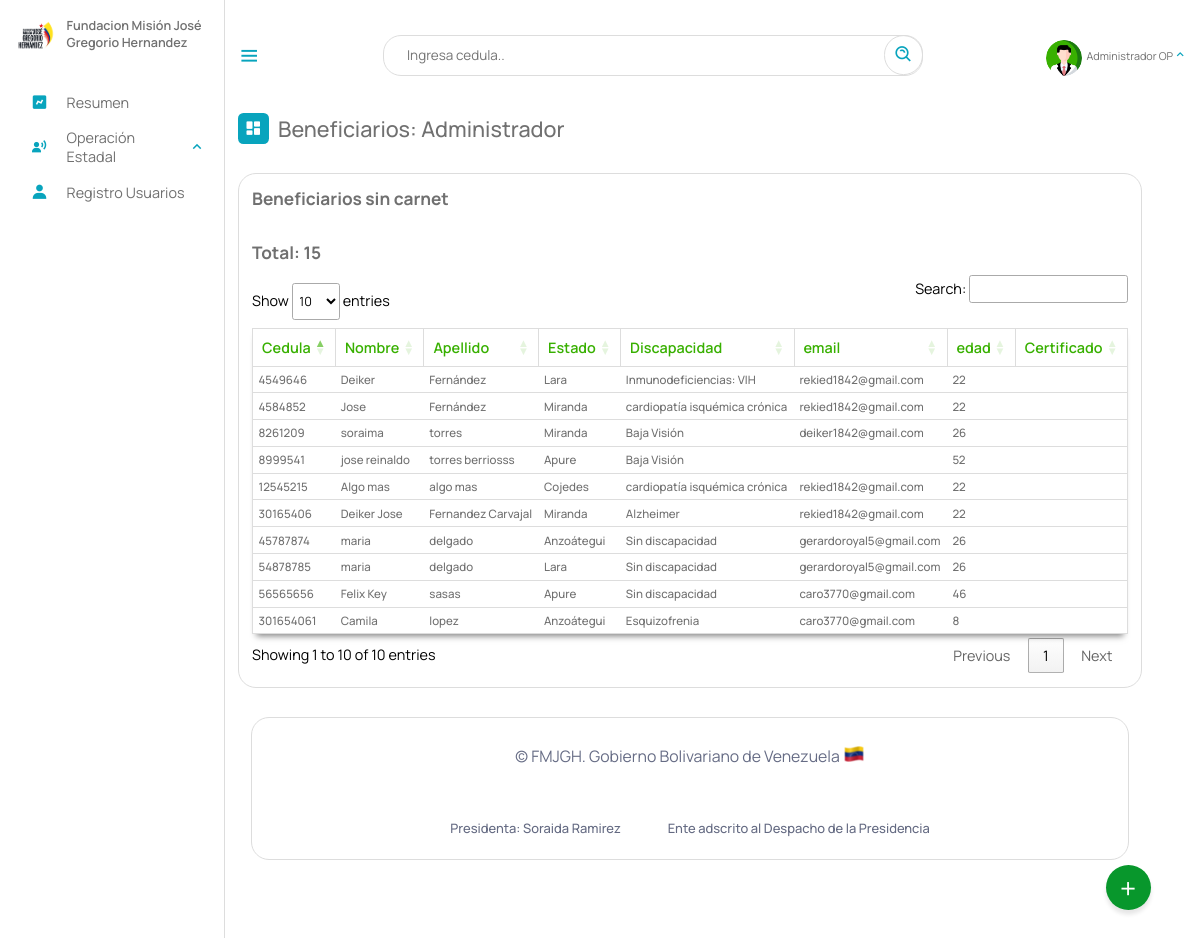
Page /Escritorio/sincarnet.php (signed in) on the earlier database version.
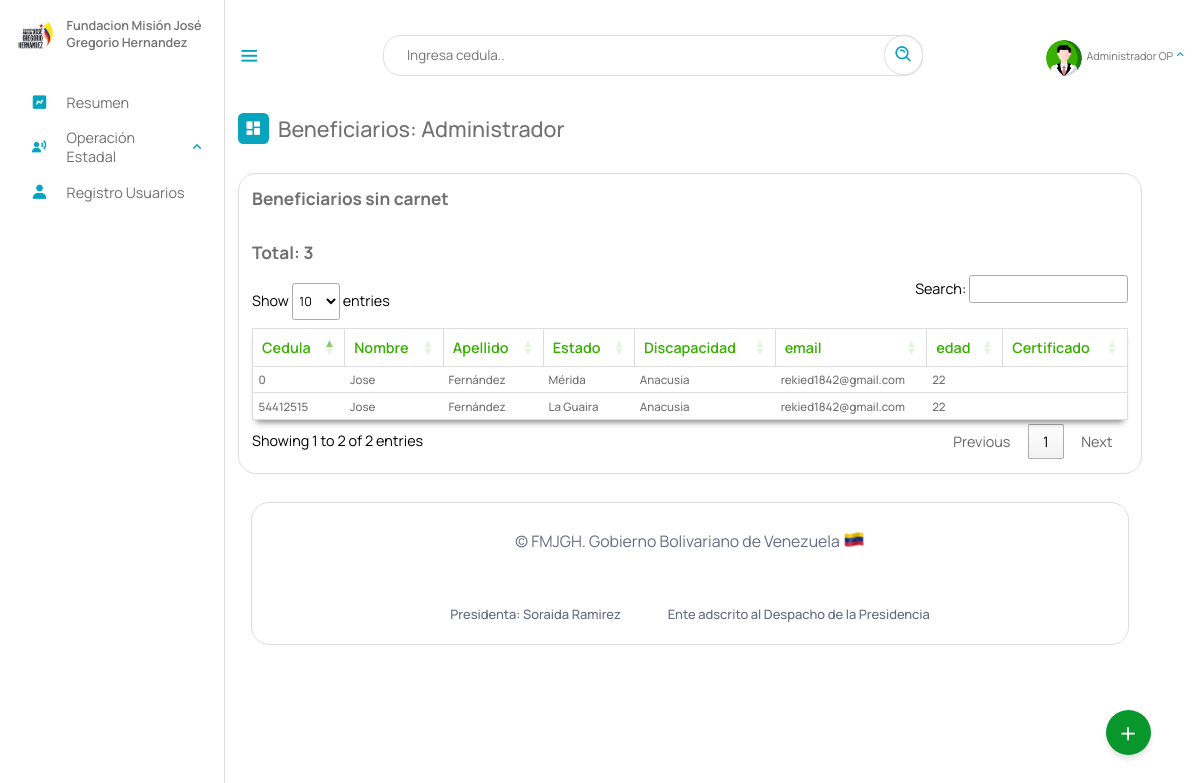
Same page on the later database version.
### tables this page shows
CREATE TABLE `beneficiario` (
  `cedula` int(12) NOT NULL,
  `nombre` text NOT NULL,
  `apellido` text NOT NULL,
  `fecha_naci` date NOT NULL,
  `email` varchar(50) NOT NULL,
  `telefono` varchar(12) NOT NULL,
  `nacionalidad` char(2) NOT NULL,
  `edad` int(2) NOT NULL,
  `sexo` char(1) NOT NULL,
  `edo_civil` text NOT NULL,
  `nro_hijo` int(2) DEFAULT NULL,
  `estado` varchar(10) NOT NULL,
  `municipio` varchar(20) NOT NULL,
  `parroquia` varchar(10) NOT NULL,
  `discapacidad` varchar(10) NOT NULL,
  `atencion_solicitada` varchar(10) NOT NULL,
  `certificado` varchar(50) DEFAULT NULL,
  `registrado_por` text DEFAULT NULL,
  `fecha_registro` date NOT NULL,
  PRIMARY KEY (`cedula`),
  KEY `estado` (`estado`),
  KEY `discapacidad` (`discapacidad`),
  KEY `atencion_solicitada` (`atencion_solicitada`),
  KEY `municipio` (`municipio`),
  KEY `parroquia` (`parroquia`),
  CONSTRAINT `beneficiario_ibfk_1` FOREIGN KEY (`estado`) REFERENCES `estados` (`id_estados`) ON DELETE CASCADE,
  CONSTRAINT `beneficiario_ibfk_2` FOREIGN KEY (`municipio`) REFERENCES `municipios` (`id_municipios`) ON DELETE CASCADE,
  CONSTRAINT `beneficiario_ibfk_3` FOREIGN KEY (`parroquia`) REFERENCES `parroquia` (`id`) ON DELETE CASCADE ON UPDATE CASCADE,
  CONSTRAINT `beneficiario_ibfk_4` FOREIGN KEY (`discapacidad`) REFERENCES `discapacid_e` (`id_e`) ON DELETE CASCADE,
  CONSTRAINT `beneficiario_ibfk_5` FOREIGN KEY (`atencion_solicitada`) REFERENCES `tipoatencion` (`id`) ON DELETE CASCADE
);

CREATE TABLE `estados` (
  `id_estados` varchar(10) NOT NULL,
  `nombre_estado` text NOT NULL,
  `codigo` varchar(255) NOT NULL,
  PRIMARY KEY (`id_estados`)
);

CREATE TABLE `discapacid_e` (
  `nombre_e` text NOT NULL,
  `id_e` varchar(10) NOT NULL,
  `general` varchar(10) NOT NULL,
  PRIMARY KEY (`id_e`),
  KEY `general` (`general`),
  CONSTRAINT `discapacid_e_ibfk_1` FOREIGN KEY (`general`) REFERENCES `discapacid` (`id_disca`) ON DELETE CASCADE
);

### php/01-discapacitados.php (called while the page is built, shortened)
<?php
include_once("ManejadorBD.php");
class Discapacitados extends ManejadorBD
{
	private $cnn;
	public function __construct($tipoConexion)
	{
		$this->cnn = parent::conectar($tipoConexion);
	}
	public function consultageneral()
	{
		try {
			$stmt = $this->cnn->prepare("SELECT beneficiario.cedula, beneficiario.nombre, beneficiario.apellido, estados.nombre_estado, discapacid_e.nombre_e , beneficiario.telefono, beneficiario.edad, beneficiario.email, beneficiario.certificado, beneficiario.registrado_por FROM `beneficiario`,estados, discapacid_e WHERE beneficiario.estado = estados.id_estados AND beneficiario.discapacidad = discapacid_e.id_e");
			$stmt->setFetchMode(PDO::FETCH_ASSOC);
			$stmt->execute();
			return $stmt->fetchAll();
		} catch (PDOException $error) {
			echo "Error: ejecutando consulta SQL." . $error->getMessage();
			exit();
		}
	}
	public function consultageneralsincarnet()
	{
		try {
			$stmt = $this->cnn->prepare("SELECT cedula, nombre, apellido, estados.nombre_estado, discapacid_e.nombre_e , telefono, edad, email, certificado FROM `beneficiario` , estados, discapacid_e WHERE certificado = ''and beneficiario.estado = estados.id_estados and beneficiario.discapacidad = discapacid_e.id_e; ");
			$stmt->setFetchMode(PDO::FETCH_ASSOC);
			$stmt->execute();
			return $stmt->fetchAll();
		} catch (PDOException $error) {
			echo "Error: ejecutando consulta SQL." . $error->getMessage();
			exit();
		}
	}
}

### php/ManejadorBD.php (called while the page is built, shortened)
<?php
	class ManejadorBD extends PDO {
		public $srv	= SRV;
		public $usr	= USR;
		public $pas	= PAS;
		public $dbn	= BDN;
		public function conectar($tipoConexion){
			try{
				switch ($tipoConexion) {
				    case 1:
				        $dsn = "mysql:host=$this->srv;dbname=$this->dbn";
				        break;
				}
				$dbh = new PDO($dsn, $this->usr, $this->pas);
    			$dbh->setAttribute(PDO::ATTR_ERRMODE, PDO::ERRMODE_EXCEPTION);
			}catch(PDOException $error){
                echo "Error al Conectar con la Base de Datos: ".$error->getMessage();
                exit();
			}
            $this->conexionBD = $dbh;
			return $this->conexionBD;
		}
	}
?>

### Escritorio/sincarnet.php (the view, shortened to what this page needs)
<?php
include_once("partearriba.php");
?>
<link rel="stylesheet" type="text/css" href="https://cdn.datatables.net/1.11.3/css/jquery.dataTables.min.css">
<div class="dash-contenido">
    <div class="overview">
        <div class="titulo">
            <i class='bx bxs-dashboard'> </i>
            <span class="link-name">Beneficiarios: <?php echo $rol ?></span>
        </div>
    </div>
    <div class="tabla-atencion">
            <h2>Beneficiarios sin carnet</h2>
<br>
            <h2>Total: <?php
             include_once("../php/01-discapacitados.php");
             $aten = new Discapacitados (1);
             $consulta = $aten->consultageneral();
             $cantidadRegistros = count($consulta);
             echo $cantidadRegistros;?></h2>
            <table>
                <thead>
                    <tr>
                        <th>Cedula</th>
                        <th>Nombre</th>
                        <th>Apellido</th>
                        <th>Estado</th>
                        <th>Discapacidad</th>
                        <th>email</th>
                        <th>edad</th>
                        <th>Certificado</th>
                    </tr>
                </thead>
                <tbody id="scr">
                    <?php
                        include_once("../php/01-discapacitados.php");
                        $aten = new Discapacitados (1);
                        $consulta = $aten->consultageneralsincarnet();
                        if ($consulta){
                        foreach($consulta as $registros){
                     ?>
                    <tr>
                        <td><?php echo $registros["cedula"] ?></td>
                        <td><?php echo $registros["nombre"] ?></td>
                        <td><?php echo $registros["apellido"] ?></td>
                        <td><?php echo $registros["nombre_estado"] ?></td>
                        <td><?php echo $registros["nombre_e"] ?></td>
                        <td><?php echo $registros["email"] ?></td>
                        <td><?php echo $registros["edad"] ?></td>
                        <td><?php echo $registros["certificado"] ?></td>
                    </tr>
                    <?php
                    }
                        }
                    ?>
                </tbody>
            </table>
        </div>
<?php
 include_once("parteabajo.php");
?>

Differences in the rows shown:
removed beneficiario: cedula "4549646", nombre "Deiker", apellido "Fernández", estado.nombre_estado "Lara", discapacidad.nombre_e "Inmunodeficiencias: VIH", email "rekied1842@gmail.com", edad "22"
removed beneficiario: cedula "4584852", nombre "Jose", apellido "Fernández", estado.nombre_estado "Miranda", discapacidad.nombre_e "cardiopatía isquémica crónica", email "rekied1842@gmail.com", edad "22"
removed beneficiario: cedula "8261209", nombre "soraima", apellido "torres", estado.nombre_estado "Miranda", discapacidad.nombre_e "Baja Visión", email "deiker1842@gmail.com", edad "26"
removed beneficiario: cedula "8999541", nombre "jose reinaldo", apellido "torres berriosss", estado.nombre_estado "Apure", discapacidad.nombre_e "Baja Visión", edad "52"
removed beneficiario: cedula "12545215", nombre "Algo mas", apellido "algo mas", estado.nombre_estado "Cojedes", discapacidad.nombre_e "cardiopatía isquémica crónica", email "rekied1842@gmail.com", edad "22"
removed beneficiario: cedula "30165406", nombre "Deiker Jose", apellido "Fernandez Carvajal", estado.nombre_estado "Miranda", discapacidad.nombre_e "Alzheimer", email "rekied1842@gmail.com", edad "22"
removed beneficiario: cedula "45787874", nombre "maria", apellido "delgado", estado.nombre_estado "Anzoátegui", discapacidad.nombre_e "Sin discapacidad", email "gerardoroyal5@gmail.com", edad "26"
removed beneficiario: cedula "54878785", nombre "maria", apellido "delgado", estado.nombre_estado "Lara", discapacidad.nombre_e "Sin discapacidad", email "gerardoroyal5@gmail.com", edad "26"
removed beneficiario: cedula "56565656", nombre "Felix Key", apellido "sasas", estado.nombre_estado "Apure", discapacidad.nombre_e "Sin discapacidad", email "caro3770@gmail.com", edad "46"
removed beneficiario: cedula "301654061", nombre "Camila", apellido "lopez", estado.nombre_estado "Anzoátegui", discapacidad.nombre_e "Esquizofrenia", email "caro3770@gmail.com", edad "8"
added beneficiario: cedula "0", nombre "Jose", apellido "Fernández", estado.nombre_estado "Mérida", discapacidad.nombre_e "Anacusia", email "rekied1842@gmail.com", edad "22"
added beneficiario: cedula "54412515", nombre "Jose", apellido "Fernández", estado.nombre_estado "La Guaira", discapacidad.nombre_e "Anacusia", email "rekied1842@gmail.com", edad "22"
Other differences:
text written by a page script: "Show entries Search: Showing 1 to 10 of 10 entries Previous 1 Next" → "Show entries Search: Showing 1 to 2 of 2 entries Previous 1 Next"
$cantidadRegistros: "15" → "3"
